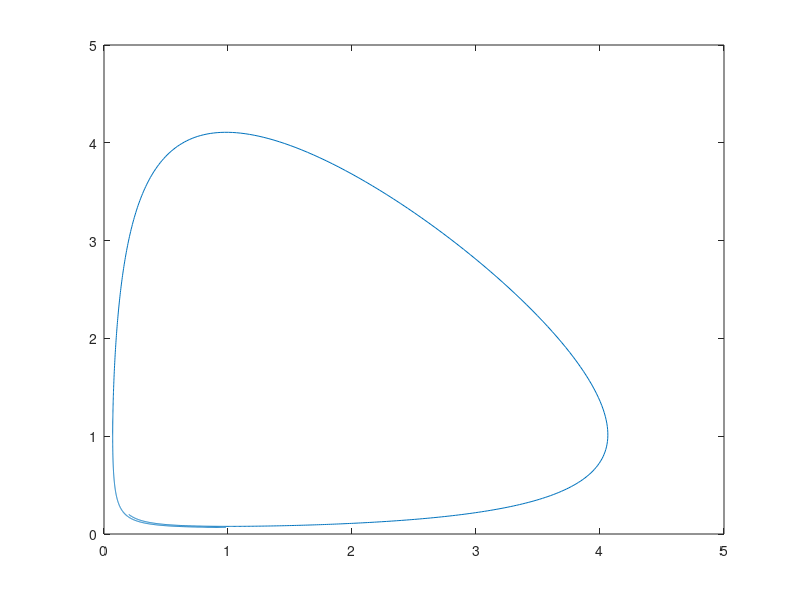

This chart was generated by the following MATLAB code:
load('ExplicitRecord.mat');

% Populate data into xArray and yArray:
[rowSize, colSize] = size(EcoRecord);

xArray = zeros(rowSize, 1);
yArray = zeros(rowSize, 1);

for i = 1:rowSize
    xArray(i) = EcoRecord(i, 1);
    yArray(i) = EcoRecord(i, 2);
end

plot(xArray, yArray)